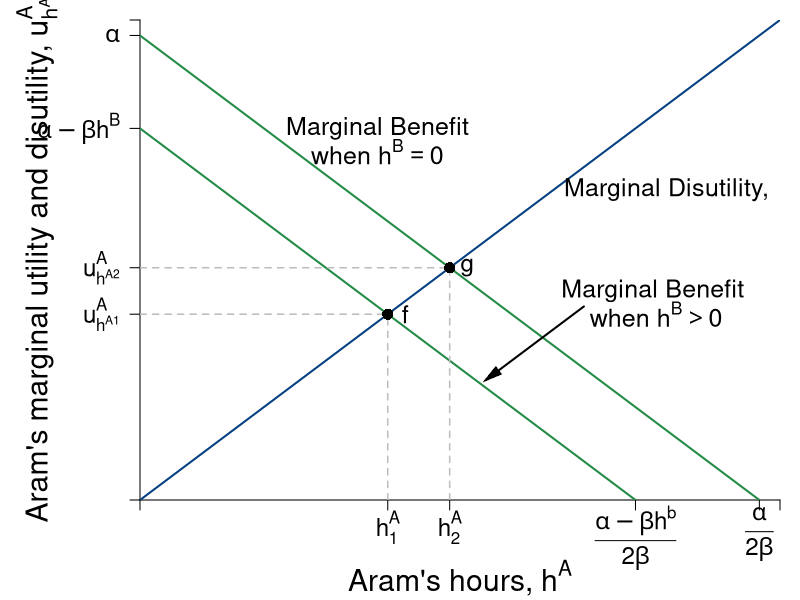

This chart was generated by the following R code:
require(shape)
pdf(file = "coordination_failures/marginal_benefit_cost_cournot.pdf", width = 9, height = 7)

#Set parameters for graphics
pointsize <- 1.8
axislabelsize <- 1.8
labelsize <- 1.5
namesize <- 1.8
annotatesize <- 1.5
graphlinewidth <- 2
segmentlinewidth <- 1.5

COL <- c("#7fc97f", "#beaed4", "#fdc086", "#ffff99", "#386cb0", "#f0027f", "#bf5b17", "#666666")
COLA <- c("#99d8c9","#66c2a4","#41ae76", "#238b45", "#005824")
COLB <- c("#4eb3d3", "#2b8cbe", "#0868ac","#084081")

par(mar =  c(5, 7, 1, 1))

MBenefit <- function(ea, eb = 12, alpha = 30, beta = 1/2) {
  (alpha - beta*eb - 2*beta*ea)
}

MCost <- function(ea, slope = 1, intercept = 0){
  slope*ea
 }


xlims <- c(0, 31)
ylims <- c(0, 31)

npts <- 501 
x <- seq(xlims[1], xlims[2], length.out = npts)
y <- seq(ylims[1], ylims[2], length.out = npts) 
a <- c(12, 46.08, 90)

plot(0, 0, xlim = xlims, ylim = ylims, type = "n",
     xlab = expression(paste("")),
     ylab = expression(paste("")), 
     xaxt = "n", 
     yaxt = "n", 
     cex.lab = axislabelsize, 
     bty = "n",
     xaxs="i", 
     yaxs="i")

# ticksy <- seq(from = 0, to = ylims[2], by = 2)
# ylabels <- seq(from = 0, to = ylims[2], by = 2)
# ticksx <- seq(from = 0, to = xlims[2], by = 2)
# xlabels <- seq(from = 0, to = xlims[2], by = 2)
ticksy <- c(0, MBenefit(12), MBenefit(15, eb = 0), MBenefit(ea = 0), 30, ylims[2])
ylabels <- c(NA, expression(paste(u[h^A1]^A)), expression(paste(u[h^A2]^A)), expression(paste(alpha - beta*h^B)), expression(paste(alpha)), NA)
ticksx <- c(0, 12, 15, 24, 30, xlims[2])
xlabels <- c(NA, expression(paste(h[1]^A)), expression(paste(h[2]^A)), expression(paste(frac(alpha - beta*h^b,2*beta) )), expression(paste(frac(alpha,2*beta) )), NA)

axis(1, at = ticksx, pos = 0, labels = FALSE ,las = 1, cex.axis = labelsize - 0.05)
axis(2, at = ticksy, pos = 0, labels = ylabels, las = 1, cex.axis = labelsize - 0.05)
text(x = c(0, 12, 15, 24, 30, xlims[2]), par("usr")[3] - 0.4, labels = xlabels, srt = 0, pos = 1, xpd = TRUE, cex = labelsize - 0.05)

mtext(expression(paste("Aram's hours, ", h^A)), side=1, line = 4, cex = axislabelsize)
text(-5, 0.5*ylims[2], expression(paste("Aram's marginal utility and disutility, ", u[h^A]^A)), xpd = TRUE, cex = axislabelsize, srt = 90) 

npts <- 500 
xx1 <- seq(xlims[1], xlims[2], length.out = npts)
xx2 <- seq(4, 8, length.out = npts)

lines(xx1, MBenefit(xx1, eb = 12), col = COLA[4], lwd = graphlinewidth)
lines(xx1, MBenefit(xx1, eb = 0), col = COLA[4], lwd = graphlinewidth)
lines(xx1, MCost(xx1), col = COLB[4], lwd = graphlinewidth)

#For NE hours = 12
segments(0, 12, 12, 12, lty = 2, col =  "gray", lwd = segmentlinewidth)
segments(12, 0, 12, MBenefit(12), lty = 2, col = "gray", lwd = segmentlinewidth)

#For P-efficient hours = 10
segments(0, MBenefit(15, eb = 0), 15, MBenefit(15, eb = 0), lty = 2, col = "gray" , lwd = segmentlinewidth)
segments(15, 0, 15, MBenefit(15, eb = 0),  lty = 2, col = "gray" , lwd = segmentlinewidth)


text(11.5, 24, expression(paste("Marginal Benefit")), cex = labelsize)
#text(11.5, 24.3, expression(paste(mb^A== alpha - 2*beta*h^A )), cex = labelsize)
text(11.5, 22.5, expression(paste("when ", h^B== 0 )), cex = labelsize)

text(25.5, 20, expression(paste("Marginal Disutility,")), cex = labelsize)
#text(25.5, 18.6, expression(paste(mc^A == h^A)), cex = labelsize)


text(25, 13.5, expression(paste("Marginal Benefit ")), cex = labelsize)
#text(24.5, 13.5, expression(paste(mb^A == alpha - beta*h^B - 2*beta*h^A)), cex = labelsize)
text(25, 12, expression(paste("when ", h^B > 0 )), cex = labelsize)
Arrows(21.5, 12.5, 17, 8, col = "black", lty = 1, lwd = 2, arr.type = "triangle", arr.lwd = 0.5)


points(12, 12, pch = 16, col = "black", cex = 1.5)
text(12 + 0.85, 12, expression(paste(f)), cex = labelsize)

points(15, 15, pch = 16, col = "black", cex = 1.5)
text(15 + 0.85, 15, expression(paste(g)), cex = labelsize)

#Label the iso-welfare functions for the HG, Aisha
text(9.7, 60, expression(u[1]^A),  cex= labelsize - 0.05)
text(7.6, 60, expression(u[2]^A), cex= labelsize - 0.05)
text(4.8, 60, expression(u[3]^A), cex= labelsize - 0.05)



dev.off()
